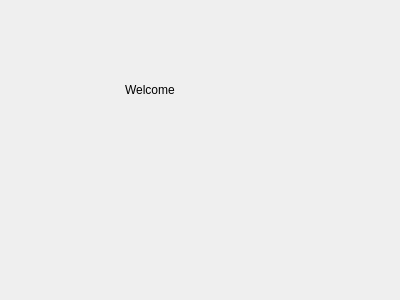
<?xml version="1.0" encoding="UTF-8"?>
<ui version="4.0">
 <class>SplashScreen</class>
 <widget class="QDialog" name="SplashScreen">
  <property name="geometry">
   <rect>
    <x>0</x>
    <y>0</y>
    <width>400</width>
    <height>300</height>
   </rect>
  </property>
  <property name="windowTitle">
   <string>Dialog</string>
  </property>
  <widget class="QLabel" name="lbl_welcome">
   <property name="geometry">
    <rect>
     <x>125</x>
     <y>80</y>
     <width>81</width>
     <height>20</height>
    </rect>
   </property>
   <property name="text">
    <string>Welcome</string>
   </property>
  </widget>
 </widget>
 <resources/>
 <connections/>
</ui>
